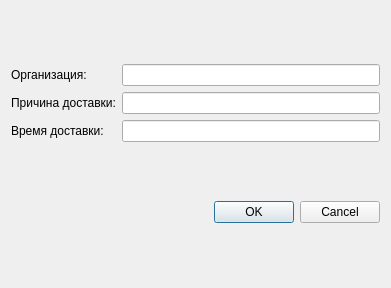
<?xml version="1.0" encoding="UTF-8"?>
<ui version="4.0">
 <class>EditEntryRouteSheet</class>
 <widget class="QDialog" name="EditEntryRouteSheet">
  <property name="geometry">
   <rect>
    <x>0</x>
    <y>0</y>
    <width>391</width>
    <height>288</height>
   </rect>
  </property>
  <property name="windowTitle">
   <string>Dialog</string>
  </property>
  <layout class="QVBoxLayout" name="verticalLayout">
   <item>
    <layout class="QGridLayout" name="gridLayout">
     <item row="0" column="0">
      <widget class="QLabel" name="label_4">
       <property name="text">
        <string>Организация:</string>
       </property>
      </widget>
     </item>
     <item row="1" column="0">
      <widget class="QLabel" name="label_5">
       <property name="text">
        <string>Причина доставки:</string>
       </property>
      </widget>
     </item>
     <item row="1" column="1">
      <widget class="QLineEdit" name="reasonEdit"/>
     </item>
     <item row="2" column="0">
      <widget class="QLabel" name="label_6">
       <property name="text">
        <string>Время доставки:</string>
       </property>
      </widget>
     </item>
     <item row="0" column="1">
      <widget class="QLineEdit" name="organisationEdit"/>
     </item>
     <item row="2" column="1">
      <widget class="QLineEdit" name="timeStampEdit"/>
     </item>
    </layout>
   </item>
   <item>
    <widget class="QDialogButtonBox" name="buttonBox">
     <property name="orientation">
      <enum>Qt::Horizontal</enum>
     </property>
     <property name="standardButtons">
      <set>QDialogButtonBox::Cancel|QDialogButtonBox::Ok</set>
     </property>
    </widget>
   </item>
  </layout>
 </widget>
 <resources/>
 <connections>
  <connection>
   <sender>buttonBox</sender>
   <signal>accepted()</signal>
   <receiver>EditEntryRouteSheet</receiver>
   <slot>accept()</slot>
   <hints>
    <hint type="sourcelabel">
     <x>248</x>
     <y>254</y>
    </hint>
    <hint type="destinationlabel">
     <x>157</x>
     <y>274</y>
    </hint>
   </hints>
  </connection>
  <connection>
   <sender>buttonBox</sender>
   <signal>rejected()</signal>
   <receiver>EditEntryRouteSheet</receiver>
   <slot>reject()</slot>
   <hints>
    <hint type="sourcelabel">
     <x>316</x>
     <y>260</y>
    </hint>
    <hint type="destinationlabel">
     <x>286</x>
     <y>274</y>
    </hint>
   </hints>
  </connection>
 </connections>
</ui>
